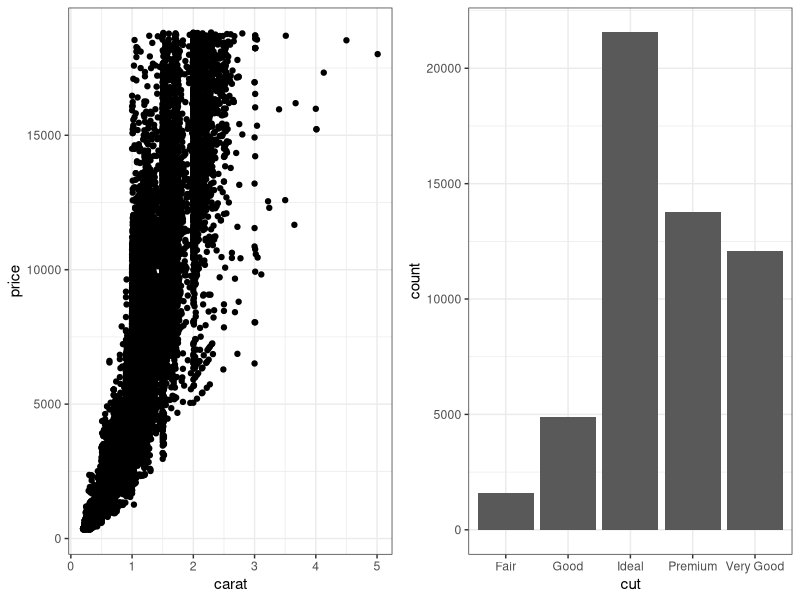

The R source for this figure:
# This script is used to create subplots in R
library(tidyverse)
library(cowplot)

# Some analysis procedure
diamonds <- read.csv("datasets/diamonds - diamonds.csv")
head(diamonds)

# Create individual plots
# Here we create two plots: p1 and p2
p1 <- diamonds %>% 
  ggplot(aes(x = carat, y = price)) +
  geom_point() +
  theme_bw()

p2 <- diamonds %>% 
  ggplot(aes(x = cut)) +
  geom_bar() +
  theme_bw()

# Combine the plots using cowplot
# ggdraw() is used to create a blank canvas
# draw_plot() is used to draw the plots on the canvas
# sizes are specified in relative units
my_plots <- ggdraw() + 
    draw_plot(p1, x = 0, y = 0, width = 0.5, height = 1) +
    draw_plot(p2, x = 0.5, y = 0, width = 0.5, height = 1) 

my_plots   
